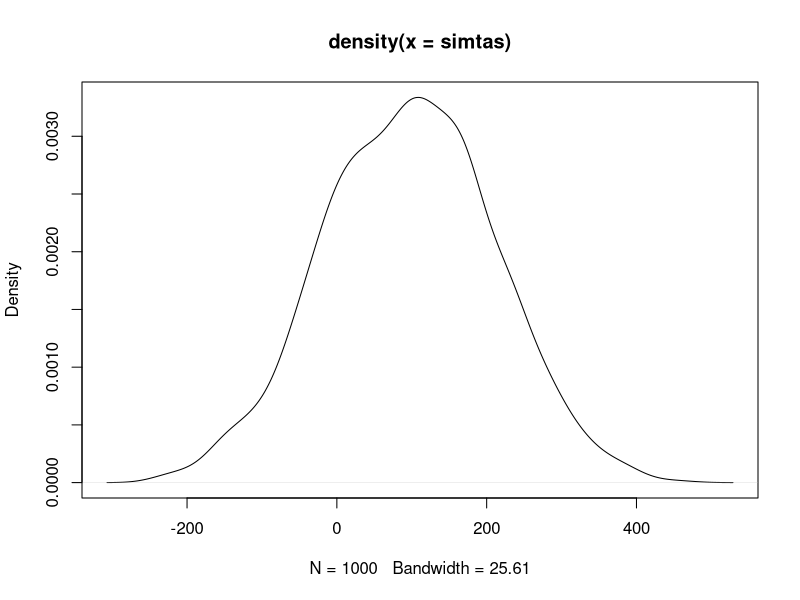

Generate this figure with R:
## ---- chunk 1
a <- c(-10,12)
## ---- chunk 2
balansas <- function(n)
{
  sum(sample(a, n, replace = TRUE))
}
## ---- chunk 3
n <- c(1, 2, 5, 10, 20, 100)
sapply(n, function(n) mean(replicate(1000, balansas(n))>0))
## ---- chunk 4
simtas <- (replicate(1000, balansas(100)))
## ---- chunk 5
plot(density(simtas))
## ---- chunk 6
quantile(simtas, 0.025)
quantile(simtas, 0.975)
